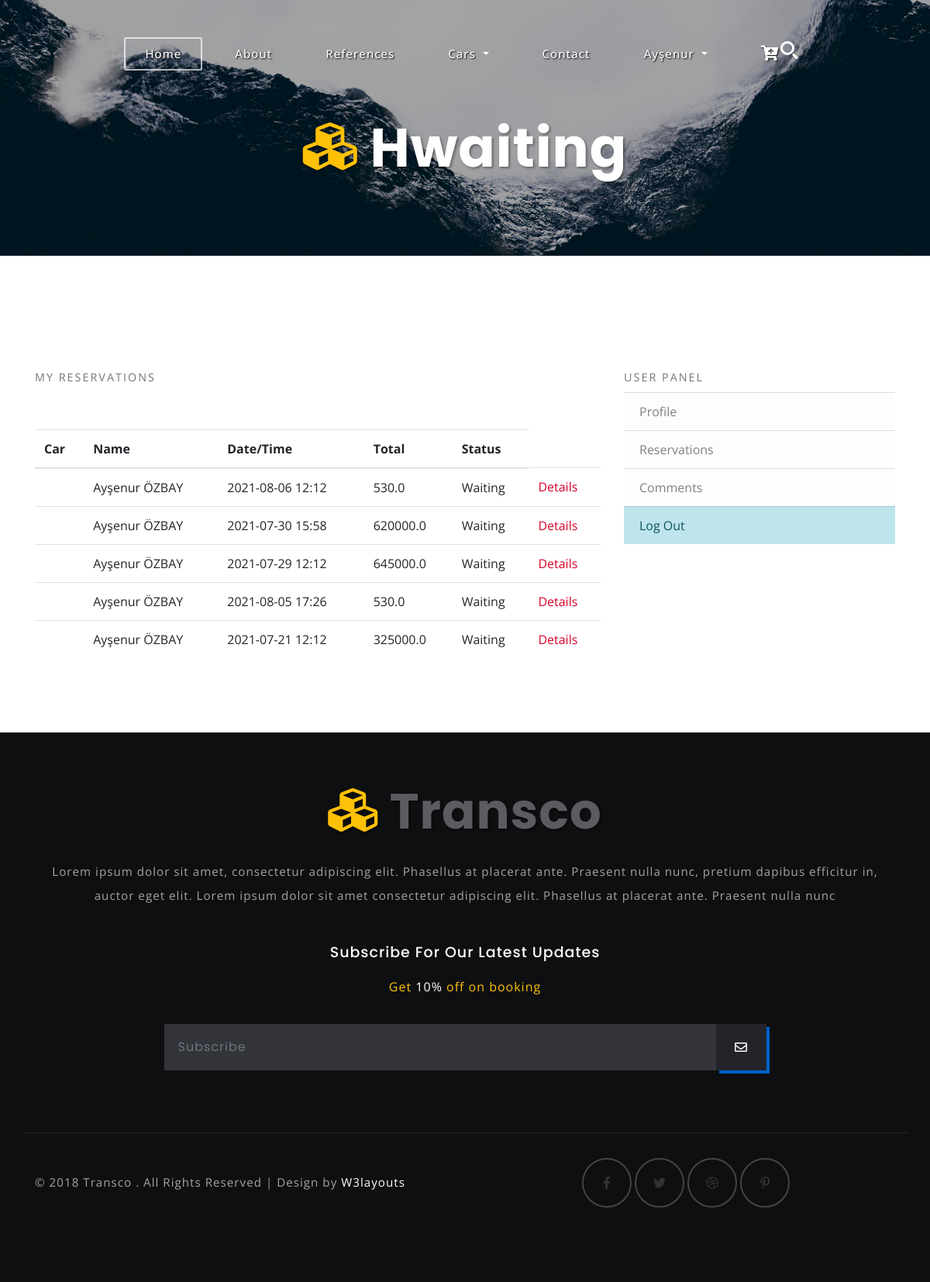
Page /user/reservations/ (signed in) on the earlier database version.
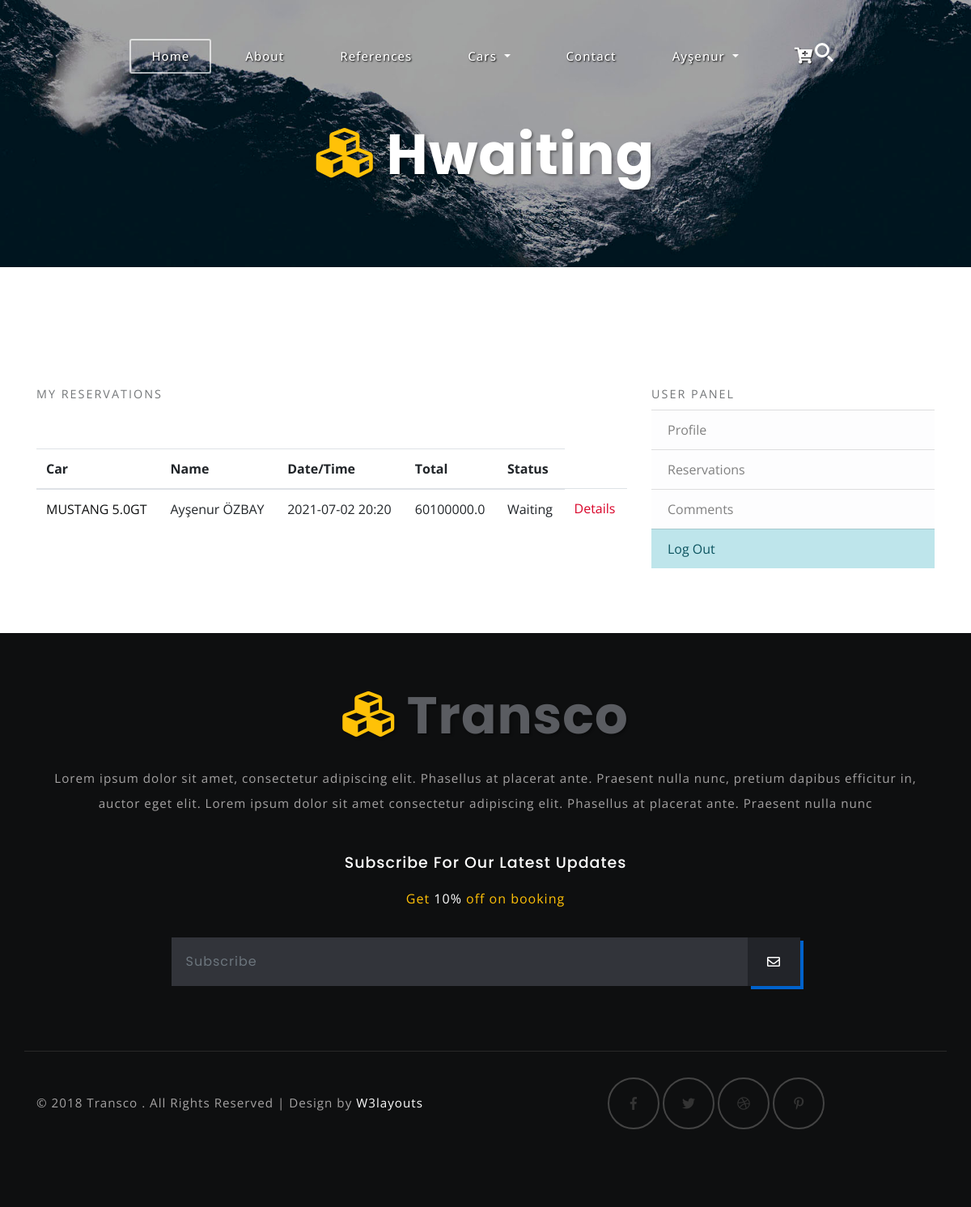
Same page on the later database version.
### reservation/models.py (models this page shows, shortened)
class Reserve(models.Model):
    STATUS = (
        ('Waiting', 'Waiting'),
        ('Confirmed', 'Confirmed'),
        ('Canceled', 'Canceled'),
    )
    user= models.ForeignKey(User, on_delete=models.SET_NULL, null=True)
    car= models.ForeignKey(Car, on_delete=models.SET_NULL, null=True)
    code= models.CharField(max_length=5, editable=False)
    first_name= models.CharField(max_length=20)
    last_name= models.CharField(max_length=20)
    phone=models.CharField(blank=True,max_length=20)
    ip=models.CharField(blank=True,max_length=20)
    total = models.FloatField(null=True)
    airline = models.CharField(max_length=50, null=True)
    flightnumber = models.CharField(max_length=50, null=True)
    flightarrivedate = models.CharField(max_length=50, null=True)
    flightarrivetime = models.CharField(max_length=50, null=True)
    adminnote= models.TextField(null=True)
    pickuptime = models.CharField(max_length=50, null=True)
    pickupdate = models.CharField(max_length=50, null=True)
    country = models.CharField(max_length=50, null=True)
    address = models.CharField(max_length=100, null=True)
    note = models.TextField(null=True)
    status=models.CharField(max_length=10, choices=STATUS,default='Waiting')
    created_at = models.DateTimeField(auto_now_add=True ,null=True, blank=True),
    updated_at = models.DateTimeField(auto_now=True, null=True, blank=True),

### car/models.py (models this page shows, shortened)
class Car(models.Model):
    STATUS = (
        ('True', 'Evet'),
        ('False', 'Hayır'),
    )
    status = models.CharField(max_length=10, choices=STATUS)
    category = models.ForeignKey(Category, on_delete=models.CASCADE)
    title = models.CharField(max_length=30)
    detail = RichTextField()
    base_price = models.FloatField(null=False, default="0")
    km_price = models.FloatField(null=False,default="0")
    capasity = models.CharField(max_length=255, blank=True)
    description = models.CharField(max_length=30)
    keywords = models.CharField(max_length=255)
    image = models.ImageField(blank=True, upload_to='images/')
    slug = models.SlugField(null=False, unique=True)
    created_at = models.DateTimeField(auto_now_add=True)
    updated_at = models.DateTimeField(auto_now=True)
    def image_tag(self):
        return mark_safe('<img src="{}" height="50"/>'.format(self.image.url))
    image_tag.short_description = 'Image'

### user/views.py (the view)
# urls.py: path('reservations/', views.reservations, name='reservations'),
@login_required(login_url = '/login')
def reservations(request):
    category = Category.objects.all()
    current_user = request.user
    reservations = Reserve.objects.filter(user_id=current_user.id)
    context = {
        'category': category,
        'reservations': reservations,
    }
    return render(request, 'user_reservations.html', context)

### user/templates/user_reservations.html (shortened to what this page needs)
{% extends "homebase.html" %}
{% block content %}
	<div class="banner-inner" id="home">
		<div class="wrapper-inner">
			<h3 class="logo text-center">
				<a class="navbar-brand" href="index.html">
					<i class="fas fa-cubes"></i> Hwaiting</a>
			</h3>
		</div>
	</div>
	<section class="banner-bottom-agile-w3ls">
		<div class="container">
			<div class="contact_grid_right">
				<form action="#" method="post">
					<div class="row contact_left_grid">
						<div class="col-md-8 con-left">
								<label >My Reservations</label>
							<br>
							<br>
							<br>
						<table class="table table-hover">
                          <thead>
                            <tr>
                              <th scope="col">Car</th>
                              <th scope="col">Name </th>
                              <th scope="col">Date/Time</th>
                              <th scope="col">Total</th>
                              <th scope="col">Status</th>
                            </tr>
                          </thead>
                          <tbody>
                          {% for rs in reservations %}
                            <tr>
                              <td style="">
								   <a href="/car/{{rs.car_id}}/{{rs.car.slug}}" style="text-decoration: none; color: #0e0f10">
								  		{{rs.car.title}}
							  		</a>
							  </td>
                               <td>{{rs.first_name}} {{rs.last_name}} </td>
								<td>{{rs.pickupdate}}  {{rs.pickuptime}}</td>
								             <td>{{rs.total}}</td>
                              <td>{{rs.status}}</td>
                              <td>
                                  <a href="/user/reservationdetail/{{rs.id}}" style="color:#d90429;"> Details</a>
                              </td>
                            </tr>
                          {% endfor %}
                          </tbody>
                        </table>
						</div>
						<div class="col-md-4 con-right">
								<label>User Panel</label>
								{% include "user_panel.html" %}
						</div>
					</div>
				</form>
			</div>
		</div>
	</section>
{% endblock %}

Differences in the rows shown:
removed Reserve: first_name "Ayşenur", last_name "ÖZBAY", pickupdate "2021-08-06", pickuptime "12:12", total "530.0", status "Waiting"
removed Reserve: first_name "Ayşenur", last_name "ÖZBAY", pickupdate "2021-07-30", pickuptime "15:58", total "620000.0", status "Waiting"
removed Reserve: first_name "Ayşenur", last_name "ÖZBAY", pickupdate "2021-07-29", pickuptime "12:12", total "645000.0", status "Waiting"
removed Reserve: first_name "Ayşenur", last_name "ÖZBAY", pickupdate "2021-08-05", pickuptime "17:26", total "530.0", status "Waiting"
removed Reserve: first_name "Ayşenur", last_name "ÖZBAY", pickupdate "2021-07-21", pickuptime "12:12", total "325000.0", status "Waiting"
added Reserve: car "MUSTANG 5.0GT", first_name "Ayşenur", last_name "ÖZBAY", pickupdate "2021-07-02", pickuptime "20:20", total "60100000.0", status "Waiting"
